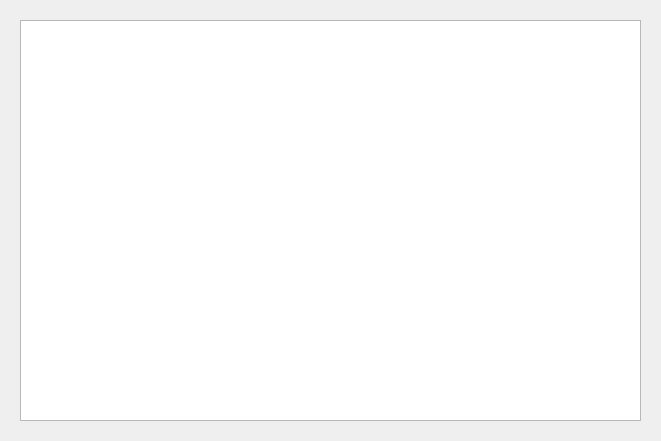
<?xml version="1.0" encoding="UTF-8"?>
<ui version="4.0">
 <class>Widget</class>
 <widget class="QWidget" name="Widget">
  <property name="geometry">
   <rect>
    <x>0</x>
    <y>0</y>
    <width>661</width>
    <height>441</height>
   </rect>
  </property>
  <property name="windowTitle">
   <string>Widget</string>
  </property>
  <widget class="QListWidget" name="listWidget">
   <property name="geometry">
    <rect>
     <x>20</x>
     <y>20</y>
     <width>621</width>
     <height>401</height>
    </rect>
   </property>
  </widget>
 </widget>
 <layoutdefault spacing="6" margin="11"/>
 <resources/>
 <connections/>
</ui>
